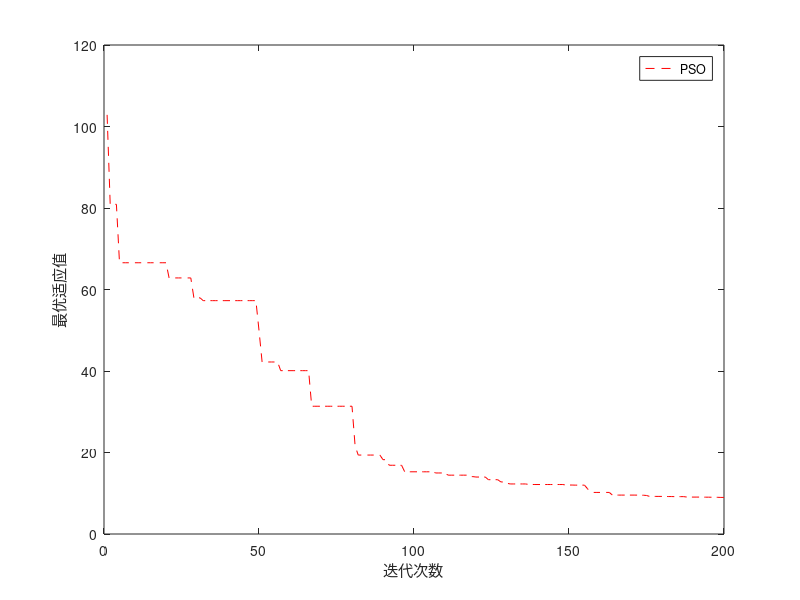

Write the MATLAB code that produced this figure.
%%% 《计算智能》180页习题1
%%%
%%%2021.5.7
clc;    
clear all;
close all;
dim=10;%粒子维数
tmax=200;%最大迭代次数     
m=30;%
for j=1:dim
    xmax(j)=5.12;
    xmin(j)=-5.12;
    vmax(j)=0.2*xmax(j);
    vmin(j)=0.2*xmin(j);
end
c1=2; 
c2=2; %学习因子
wmax=0.9; %惯性权重最大值 wpso
wmin=0.4; %惯性权重最小值 wpso
  gbest_bbpso=zeros(1,tmax);
  gbest_pso=zeros(1,tmax);
nummax=1; %测试次数
best_bbpso=zeros(1,nummax); %每次试验的最优值
best_pso=zeros(1,nummax); 

%%%%%%%%%%%%%%%%%%%BBPSO
for number=1:nummax   
    for i=1:m    %      
        for j=1:dim  
            x(i,j)=rand()*(xmax(j)-xmin(j))+xmin(j); 
        end   
        pfit(i)=0;    
        for j=1:dim
            pfit(i)=pfit(i)+(x(i,j)^2-10*cos(2*pi*x(i,j))+10);       
        end     
    end
    pb=x;%粒子初始最佳位置赋值(个体最佳位置)
   [gbest,index]=min(pfit);%gbest全局最小适应度
   pg=x(index,:);%全局最佳位置
    for t=1:tmax    
        for i=1:m   
            for j=1:dim
                u=0.5*(pb(i,j)+pg(j));
                v=abs(pb(i,j)-pg(j));
                x(i,j)=normrnd(u,v);%高斯正态分布
               if x(i,j)>xmax(j)||x(i,j)<xmin(j)
                    x(i,j)=rand()*(xmax(j)-xmin(j))+xmin(j); %多样性
                end                         
            end   
            pfitness=0;
            for j=1:dim
             pfitness=pfitness+(x(i,j)^2-10*cos(2*pi*x(i,j))+10);
            end 
            if pfitness<pfit(i)
                pfit(i)=pfitness;
                pb(i,:)=x(i,:);             
           end
           if pfitness<gbest
                gbest=pfitness;
                pg=x(i,:);
                index=i;
           end      
        end
      gbest_bbpso(t)=gbest_bbpso(t)+gbest;
    end
    best_bbpso(number)=gbest;
end
%%%%%%%%%%%%%%%%%%%%%%%%%%%%%%%%%惯性权重线性递减方式
for number=1:nummax
   for i=1:m
         pfit(i)=0;
         for j=1:dim 
             x(i,j)=rand()*(xmax(j)-xmin(j))+xmin(j); 
             pfit(i)=pfit(i)+(x(i,j)^2-10*cos(2*pi*x(i,j))+10);
         end         
   end  
   pb=x;
   for i=1:m
       for j=1:dim
           v(i,j)=rand()*(vmax(j)-vmin(j))+vmin(j);
       end
   end
   [gbest,index]=min(pfit);%gbest全局最小适应度
    pg=x(index,:);%全局最佳位置
    for t=1:tmax
       w=wmax-(wmax-wmin)*t/tmax;     
        for i=1:m           
            for j=1:dim
                R1=c1*rand();
                R2=c2*rand();  
                v(i,j)=w*v(i,j)+R1*(pb(i,j)-x(i,j))+R2*(pg(j)-x(i,j));  
                if v(i,j)>vmax(j)
                    v(i,j)=vmax(j);
                end
                if v(i,j)<vmin(j)
                    v(i,j)=vmin(j);
                end
                x(i,j)=x(i,j)+v(i,j);
                if x(i,j)>xmax(j)
                    x(i,j)=xmax(j);
                end
                if x(i,j)<xmin(j)
                    x(i,j)=xmin(j);
                end
            end
            pfitness=0;
            for j=1:dim
                pfitness=pfitness+(x(i,j)^2-10*cos(2*pi*x(i,j))+10);
            end   
            if pfitness<pfit(i)
                pfit(i)=pfitness;
                pb(i,:)=x(i,:);
           end
            if pfitness<gbest
                gbest=pfitness;
                pg=x(i,:);
            end      
        end         
        gbest_pso(t)=gbest_pso(t)+gbest;
    end    
     best_pso(number)=gbest;
end
figure(1);
   i=1:tmax;
   %plot(i,(gbest_bbpso(i)/nummax),'-r',i,(gbest_pso(i)/nummax),'--r');
 % plot(i,(gbest_bbpso(i)/nummax),'-r');
 plot(i,(gbest_pso(i)/nummax),'--r');
  %legend('BBPSO','PSO');
 % legend('BBPSO');
  legend('PSO');
xlabel('迭代次数');
ylabel('最优适应值');         

